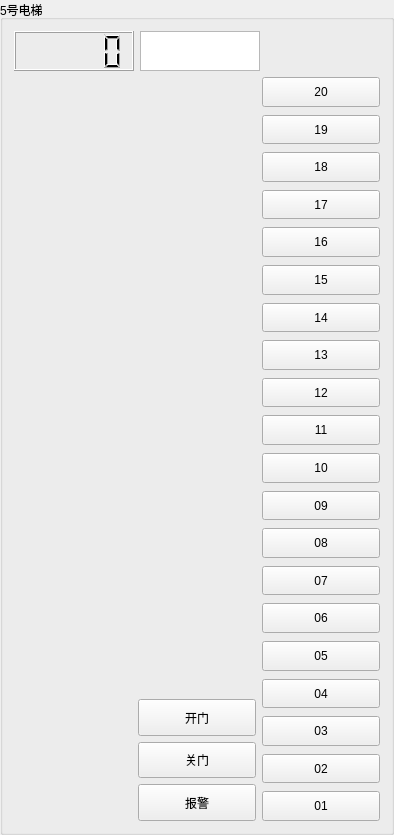
     <widget class="QGroupBox" name="groupBox_12">
      <property name="title">
       <string>5号电梯</string>
      </property>
      <layout class="QVBoxLayout" name="verticalLayout_43">
       <item>
        <layout class="QVBoxLayout" name="verticalLayout_44" stretch="1,20">
         <item>
          <layout class="QHBoxLayout" name="horizontalLayout_42" stretch="1,1,1">
           <item>
            <widget class="QLCDNumber" name="lcdNumber_5">
             <property name="minimumSize">
              <size>
               <width>40</width>
               <height>40</height>
              </size>
             </property>
             <property name="Belonging" stdset="0">
              <string>5</string>
             </property>
            </widget>
           </item>
           <item>
            <widget class="QGraphicsView" name="graphicsView_5">
             <property name="minimumSize">
              <size>
               <width>40</width>
               <height>40</height>
              </size>
             </property>
             <property name="Belonging" stdset="0">
              <string>5</string>
             </property>
            </widget>
           </item>
           <item>
            <spacer name="horizontalSpacer_13">
             <property name="orientation">
              <enum>Qt::Horizontal</enum>
             </property>
             <property name="sizeHint" stdset="0">
              <size>
               <width>40</width>
               <height>20</height>
              </size>
             </property>
            </spacer>
           </item>
          </layout>
         </item>
         <item>
          <layout class="QHBoxLayout" name="horizontalLayout_43">
           <item>
            <widget class="QLabel" name="label_24">
             <property name="minimumSize">
              <size>
               <width>40</width>
               <height>0</height>
              </size>
             </property>
             <property name="text">
              <string/>
             </property>
             <property name="MyType" stdset="0">
              <string>Elevator</string>
             </property>
             <property name="Belonging" stdset="0">
              <string>5</string>
             </property>
            </widget>
           </item>
           <item>
            <layout class="QVBoxLayout" name="verticalLayout_45" stretch="17,1,1,1">
             <item>
              <spacer name="verticalSpacer_11">
               <property name="orientation">
                <enum>Qt::Vertical</enum>
               </property>
               <property name="sizeType">
                <enum>QSizePolicy::Expanding</enum>
               </property>
               <property name="sizeHint" stdset="0">
                <size>
                 <width>20</width>
                 <height>40</height>
                </size>
               </property>
              </spacer>
             </item>
             <item>
              <widget class="QPushButton" name="pushButton_5_open">
               <property name="sizePolicy">
                <sizepolicy hsizetype="Minimum" vsizetype="Minimum">
                 <horstretch>0</horstretch>
                 <verstretch>0</verstretch>
                </sizepolicy>
               </property>
               <property name="minimumSize">
                <size>
                 <width>40</width>
                 <height>0</height>
                </size>
               </property>
               <property name="text">
                <string>开门</string>
               </property>
               <property name="checkable">
                <bool>true</bool>
               </property>
               <property name="Belonging" stdset="0">
                <string>5</string>
               </property>
               <property name="MyType" stdset="0">
                <string>Open</string>
               </property>
              </widget>
             </item>
             <item>
              <widget class="QPushButton" name="pushButton_5_close">
               <property name="sizePolicy">
                <sizepolicy hsizetype="Minimum" vsizetype="Minimum">
                 <horstretch>0</horstretch>
                 <verstretch>0</verstretch>
                </sizepolicy>
               </property>
               <property name="minimumSize">
                <size>
                 <width>40</width>
                 <height>0</height>
                </size>
               </property>
               <property name="text">
                <string>关门</string>
               </property>
               <property name="checkable">
                <bool>true</bool>
               </property>
               <property name="Belonging" stdset="0">
                <string>5</string>
               </property>
               <property name="MyType" stdset="0">
                <string>Close</string>
               </property>
              </widget>
             </item>
             <item>
              <widget class="QPushButton" name="pushButton_5_warning">
               <property name="sizePolicy">
                <sizepolicy hsizetype="Minimum" vsizetype="Minimum">
                 <horstretch>0</horstretch>
                 <verstretch>0</verstretch>
                </sizepolicy>
               </property>
               <property name="minimumSize">
                <size>
                 <width>40</width>
                 <height>0</height>
                </size>
               </property>
               <property name="text">
                <string>报警</string>
               </property>
               <property name="Belonging" stdset="0">
                <string>5</string>
               </property>
               <property name="MyType" stdset="0">
                <string>Warning</string>
               </property>
              </widget>
             </item>
            </layout>
           </item>
           <item>
            <layout class="QVBoxLayout" name="verticalLayout_46">
             <property name="spacing">
              <number>8</number>
             </property>
             <item>
              <widget class="QPushButton" name="pushButton_5_20">
               <property name="sizePolicy">
                <sizepolicy hsizetype="Minimum" vsizetype="Minimum">
                 <horstretch>0</horstretch>
                 <verstretch>0</verstretch>
                </sizepolicy>
               </property>
               <property name="minimumSize">
                <size>
                 <width>40</width>
                 <height>0</height>
                </size>
               </property>
               <property name="text">
                <string>20</string>
               </property>
               <property name="checkable">
                <bool>true</bool>
               </property>
               <property name="Belonging" stdset="0">
                <string>5</string>
               </property>
               <property name="MyType" stdset="0">
                <string>20</string>
               </property>
              </widget>
             </item>
             <item>
              <widget class="QPushButton" name="pushButton_5_19">
               <property name="sizePolicy">
                <sizepolicy hsizetype="Minimum" vsizetype="Minimum">
                 <horstretch>0</horstretch>
                 <verstretch>0</verstretch>
                </sizepolicy>
               </property>
               <property name="minimumSize">
                <size>
                 <width>40</width>
                 <height>0</height>
                </size>
               </property>
               <property name="text">
                <string>19</string>
               </property>
               <property name="checkable">
                <bool>true</bool>
               </property>
               <property name="Belonging" stdset="0">
                <string>5</string>
               </property>
               <property name="MyType" stdset="0">
                <string>19</string>
               </property>
              </widget>
             </item>
             <item>
              <widget class="QPushButton" name="pushButton_5_18">
               <property name="sizePolicy">
                <sizepolicy hsizetype="Minimum" vsizetype="Minimum">
                 <horstretch>0</horstretch>
                 <verstretch>0</verstretch>
                </sizepolicy>
               </property>
               <property name="minimumSize">
                <size>
                 <width>40</width>
                 <height>0</height>
                </size>
               </property>
               <property name="text">
                <string>18</string>
               </property>
               <property name="checkable">
                <bool>true</bool>
               </property>
               <property name="Belonging" stdset="0">
                <string>5</string>
               </property>
               <property name="MyType" stdset="0">
                <string>18</string>
               </property>
              </widget>
             </item>
             <item>
              <widget class="QPushButton" name="pushButton_5_17">
               <property name="sizePolicy">
                <sizepolicy hsizetype="Minimum" vsizetype="Minimum">
                 <horstretch>0</horstretch>
                 <verstretch>0</verstretch>
                </sizepolicy>
               </property>
               <property name="minimumSize">
                <size>
                 <width>40</width>
                 <height>0</height>
                </size>
               </property>
               <property name="text">
                <string>17</string>
               </property>
               <property name="checkable">
                <bool>true</bool>
               </property>
               <property name="Belonging" stdset="0">
                <string>5</string>
               </property>
               <property name="MyType" stdset="0">
                <string>17</string>
               </property>
              </widget>
             </item>
             <item>
              <widget class="QPushButton" name="pushButton_5_16">
               <property name="sizePolicy">
                <sizepolicy hsizetype="Minimum" vsizetype="Minimum">
                 <horstretch>0</horstretch>
                 <verstretch>0</verstretch>
                </sizepolicy>
               </property>
               <property name="minimumSize">
                <size>
                 <width>40</width>
                 <height>0</height>
                </size>
               </property>
               <property name="text">
                <string>16</string>
               </property>
               <property name="checkable">
                <bool>true</bool>
               </property>
               <property name="Belonging" stdset="0">
                <string>5</string>
               </property>
               <property name="MyType" stdset="0">
                <string>16</string>
               </property>
              </widget>
             </item>
             <item>
              <widget class="QPushButton" name="pushButton_5_15">
               <property name="sizePolicy">
                <sizepolicy hsizetype="Minimum" vsizetype="Minimum">
                 <horstretch>0</horstretch>
                 <verstretch>0</verstretch>
                </sizepolicy>
               </property>
               <property name="minimumSize">
                <size>
                 <width>40</width>
                 <height>0</height>
                </size>
               </property>
               <property name="text">
                <string>15</string>
               </property>
               <property name="checkable">
                <bool>true</bool>
               </property>
               <property name="Belonging" stdset="0">
                <string>5</string>
               </property>
               <property name="MyType" stdset="0">
                <string>15</string>
               </property>
              </widget>
             </item>
             <item>
              <widget class="QPushButton" name="pushButton_5_14">
               <property name="sizePolicy">
                <sizepolicy hsizetype="Minimum" vsizetype="Minimum">
                 <horstretch>0</horstretch>
                 <verstretch>0</verstretch>
                </sizepolicy>
               </property>
               <property name="minimumSize">
                <size>
                 <width>40</width>
                 <height>0</height>
                </size>
               </property>
               <property name="text">
                <string>14</string>
               </property>
               <property name="checkable">
                <bool>true</bool>
               </property>
               <property name="Belonging" stdset="0">
                <string>5</string>
               </property>
               <property name="MyType" stdset="0">
                <string>14</string>
               </property>
              </widget>
             </item>
             <item>
              <widget class="QPushButton" name="pushButton_5_13">
               <property name="sizePolicy">
                <sizepolicy hsizetype="Minimum" vsizetype="Minimum">
                 <horstretch>0</horstretch>
                 <verstretch>0</verstretch>
                </sizepolicy>
               </property>
               <property name="minimumSize">
                <size>
                 <width>40</width>
                 <height>0</height>
                </size>
               </property>
               <property name="text">
                <string>13</string>
               </property>
               <property name="checkable">
                <bool>true</bool>
               </property>
               <property name="Belonging" stdset="0">
                <string>5</string>
               </property>
               <property name="MyType" stdset="0">
                <string>13</string>
               </property>
              </widget>
             </item>
             <item>
              <widget class="QPushButton" name="pushButton_5_12">
               <property name="sizePolicy">
                <sizepolicy hsizetype="Minimum" vsizetype="Minimum">
                 <horstretch>0</horstretch>
                 <verstretch>0</verstretch>
                </sizepolicy>
               </property>
               <property name="minimumSize">
                <size>
                 <width>40</width>
                 <height>0</height>
                </size>
               </property>
               <property name="text">
                <string>12</string>
               </property>
               <property name="checkable">
                <bool>true</bool>
               </property>
               <property name="Belonging" stdset="0">
                <string>5</string>
               </property>
               <property name="MyType" stdset="0">
                <string>12</string>
               </property>
              </widget>
             </item>
             <item>
              <widget class="QPushButton" name="pushButton_5_11">
               <property name="sizePolicy">
                <sizepolicy hsizetype="Minimum" vsizetype="Minimum">
                 <horstretch>0</horstretch>
                 <verstretch>0</verstretch>
                </sizepolicy>
               </property>
               <property name="minimumSize">
                <size>
                 <width>40</width>
                 <height>0</height>
                </size>
               </property>
               <property name="text">
                <string>11</string>
               </property>
               <property name="checkable">
                <bool>true</bool>
               </property>
               <property name="Belonging" stdset="0">
                <string>5</string>
               </property>
               <property name="MyType" stdset="0">
                <string>11</string>
               </property>
              </widget>
             </item>
             <item>
              <widget class="QPushButton" name="pushButton_5_10">
               <property name="sizePolicy">
                <sizepolicy hsizetype="Minimum" vsizetype="Minimum">
                 <horstretch>0</horstretch>
                 <verstretch>0</verstretch>
                </sizepolicy>
               </property>
               <property name="minimumSize">
                <size>
                 <width>40</width>
                 <height>0</height>
                </size>
               </property>
               <property name="text">
                <string>10</string>
               </property>
               <property name="checkable">
                <bool>true</bool>
               </property>
               <property name="Belonging" stdset="0">
                <string>5</string>
               </property>
               <property name="MyType" stdset="0">
                <string>10</string>
               </property>
              </widget>
             </item>
             <item>
              <widget class="QPushButton" name="pushButton_5_9">
               <property name="sizePolicy">
                <sizepolicy hsizetype="Minimum" vsizetype="Minimum">
                 <horstretch>0</horstretch>
                 <verstretch>0</verstretch>
                </sizepolicy>
               </property>
               <property name="minimumSize">
                <size>
                 <width>40</width>
                 <height>0</height>
                </size>
               </property>
               <property name="text">
                <string>09</string>
               </property>
               <property name="checkable">
                <bool>true</bool>
               </property>
               <property name="Belonging" stdset="0">
                <string>5</string>
               </property>
               <property name="MyType" stdset="0">
                <string>9</string>
               </property>
              </widget>
             </item>
             <item>
              <widget class="QPushButton" name="pushButton_5_8">
               <property name="sizePolicy">
                <sizepolicy hsizetype="Minimum" vsizetype="Minimum">
                 <horstretch>0</horstretch>
                 <verstretch>0</verstretch>
                </sizepolicy>
               </property>
               <property name="minimumSize">
                <size>
                 <width>40</width>
                 <height>0</height>
                </size>
               </property>
               <property name="text">
                <string>08</string>
               </property>
               <property name="checkable">
                <bool>true</bool>
               </property>
               <property name="Belonging" stdset="0">
                <string>5</string>
               </property>
               <property name="MyType" stdset="0">
                <string>8</string>
               </property>
              </widget>
             </item>
             <item>
              <widget class="QPushButton" name="pushButton_5_7">
               <property name="sizePolicy">
                <sizepolicy hsizetype="Minimum" vsizetype="Minimum">
                 <horstretch>0</horstretch>
                 <verstretch>0</verstretch>
                </sizepolicy>
               </property>
               <property name="minimumSize">
                <size>
                 <width>40</width>
                 <height>0</height>
                </size>
               </property>
               <property name="text">
                <string>07</string>
               </property>
               <property name="checkable">
                <bool>true</bool>
               </property>
               <property name="Belonging" stdset="0">
                <string>5</string>
               </property>
               <property name="MyType" stdset="0">
                <string>7</string>
               </property>
              </widget>
             </item>
             <item>
              <widget class="QPushButton" name="pushButton_5_6">
               <property name="sizePolicy">
                <sizepolicy hsizetype="Minimum" vsizetype="Minimum">
                 <horstretch>0</horstretch>
                 <verstretch>0</verstretch>
                </sizepolicy>
               </property>
               <property name="minimumSize">
                <size>
                 <width>40</width>
                 <height>0</height>
                </size>
               </property>
               <property name="text">
                <string>06</string>
               </property>
               <property name="checkable">
                <bool>true</bool>
               </property>
               <property name="Belonging" stdset="0">
                <string>5</string>
               </property>
               <property name="MyType" stdset="0">
                <string>6</string>
               </property>
              </widget>
             </item>
             <item>
              <widget class="QPushButton" name="pushButton_5_5">
               <property name="sizePolicy">
                <sizepolicy hsizetype="Minimum" vsizetype="Minimum">
                 <horstretch>0</horstretch>
                 <verstretch>0</verstretch>
                </sizepolicy>
               </property>
               <property name="minimumSize">
                <size>
                 <width>40</width>
                 <height>0</height>
                </size>
               </property>
               <property name="text">
                <string>05</string>
               </property>
               <property name="checkable">
                <bool>true</bool>
               </property>
               <property name="Belonging" stdset="0">
                <string>5</string>
               </property>
               <property name="MyType" stdset="0">
                <string>5</string>
               </property>
              </widget>
             </item>
             <item>
              <widget class="QPushButton" name="pushButton_5_4">
               <property name="sizePolicy">
                <sizepolicy hsizetype="Minimum" vsizetype="Minimum">
                 <horstretch>0</horstretch>
                 <verstretch>0</verstretch>
                </sizepolicy>
               </property>
               <property name="minimumSize">
                <size>
                 <width>40</width>
                 <height>0</height>
                </size>
               </property>
               <property name="text">
                <string>04</string>
               </property>
               <property name="checkable">
                <bool>true</bool>
               </property>
               <property name="Belonging" stdset="0">
                <string>5</string>
               </property>
               <property name="MyType" stdset="0">
                <string>4</string>
               </property>
              </widget>
             </item>
             <item>
              <widget class="QPushButton" name="pushButton_5_3">
               <property name="sizePolicy">
                <sizepolicy hsizetype="Minimum" vsizetype="Minimum">
                 <horstretch>0</horstretch>
                 <verstretch>0</verstretch>
                </sizepolicy>
               </property>
               <property name="minimumSize">
                <size>
                 <width>40</width>
                 <height>0</height>
                </size>
               </property>
               <property name="text">
                <string>03</string>
               </property>
               <property name="checkable">
                <bool>true</bool>
               </property>
               <property name="Belonging" stdset="0">
                <string>5</string>
               </property>
               <property name="MyType" stdset="0">
                <string>3</string>
               </property>
              </widget>
             </item>
             <item>
              <widget class="QPushButton" name="pushButton_5_2">
               <property name="sizePolicy">
                <sizepolicy hsizetype="Minimum" vsizetype="Minimum">
                 <horstretch>0</horstretch>
                 <verstretch>0</verstretch>
                </sizepolicy>
               </property>
               <property name="minimumSize">
                <size>
                 <width>40</width>
                 <height>0</height>
                </size>
               </property>
               <property name="text">
                <string>02</string>
               </property>
               <property name="checkable">
                <bool>true</bool>
               </property>
               <property name="Belonging" stdset="0">
                <string>5</string>
               </property>
               <property name="MyType" stdset="0">
                <string>2</string>
               </property>
              </widget>
             </item>
             <item>
              <widget class="QPushButton" name="pushButton_5_1">
               <property name="sizePolicy">
                <sizepolicy hsizetype="Minimum" vsizetype="Minimum">
                 <horstretch>0</horstretch>
                 <verstretch>0</verstretch>
                </sizepolicy>
               </property>
               <property name="minimumSize">
                <size>
                 <width>40</width>
                 <height>0</height>
                </size>
               </property>
               <property name="text">
                <string>01</string>
               </property>
               <property name="checkable">
                <bool>true</bool>
               </property>
               <property name="Belonging" stdset="0">
                <string>5</string>
               </property>
               <property name="MyType" stdset="0">
                <string>1</string>
               </property>
              </widget>
             </item>
            </layout>
           </item>
          </layout>
         </item>
        </layout>
       </item>
      </layout>
     </widget>
